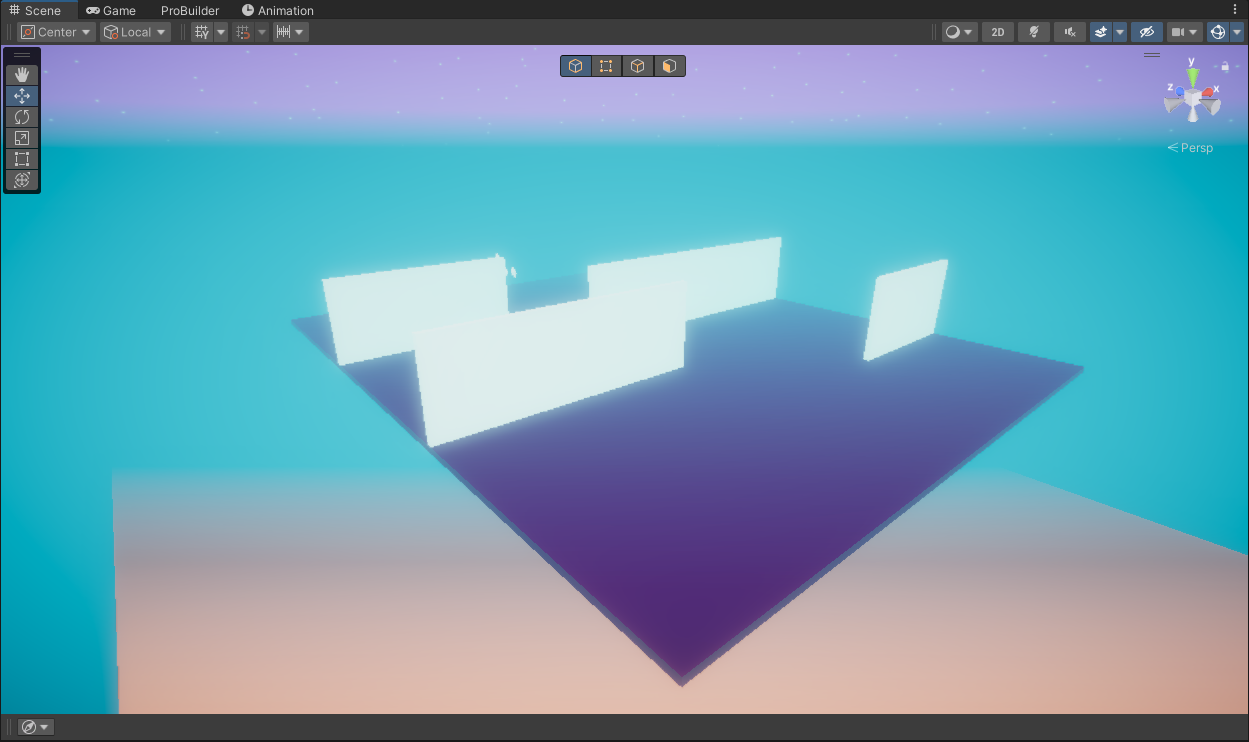
#> input picture mh2 new movement/Assets/scripts/TImers/input_images/1.png, 1249 x 742 px; its folder holds 4 pictures in this run
$ python image-resizer.py
#> lines starting #> are read from the running program, lines starting #| are printed output that depends on the picture
from PIL import Image
import os

input_folder = 'input_images'
output_folder = 'output_images'
crop_width = 1020
crop_height = 590

os.makedirs(output_folder, exist_ok=True)

for filename in os.listdir(input_folder):
    if filename.lower().endswith(('.png', '.jpg', '.jpeg', '.gif')):
        path = os.path.join(input_folder, filename)
        image = Image.open(path)
#> image is the input picture: PIL image 1249x742 RGBA; mean R, G, B, A 111.5, 156.9, 177.6, 255

        w, h = image.size
#> w = 1249; h = 742
        left = (w - crop_width) // 2
#> left = 114
        top = (h - crop_height) // 2
#> top = 76
        right = left + crop_width
#> right = 1134
        bottom = top + crop_height
#> bottom = 666

        cropped = image.crop((left, top, right, bottom))
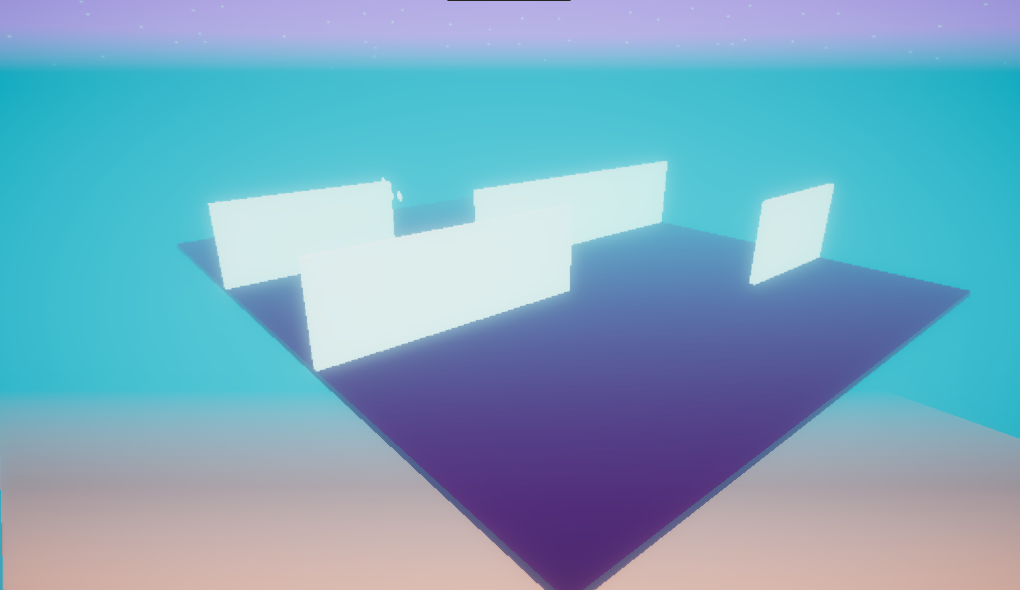
#> cropped: PIL image 1020x590 RGBA; mean R, G, B, A 121.2, 168.1, 192.6, 255
        cropped.save(os.path.join(output_folder, filename))

        print(f"cropped {filename}")
#> pass 2 of the loop `for filename in os.listdir(input_folder):`:
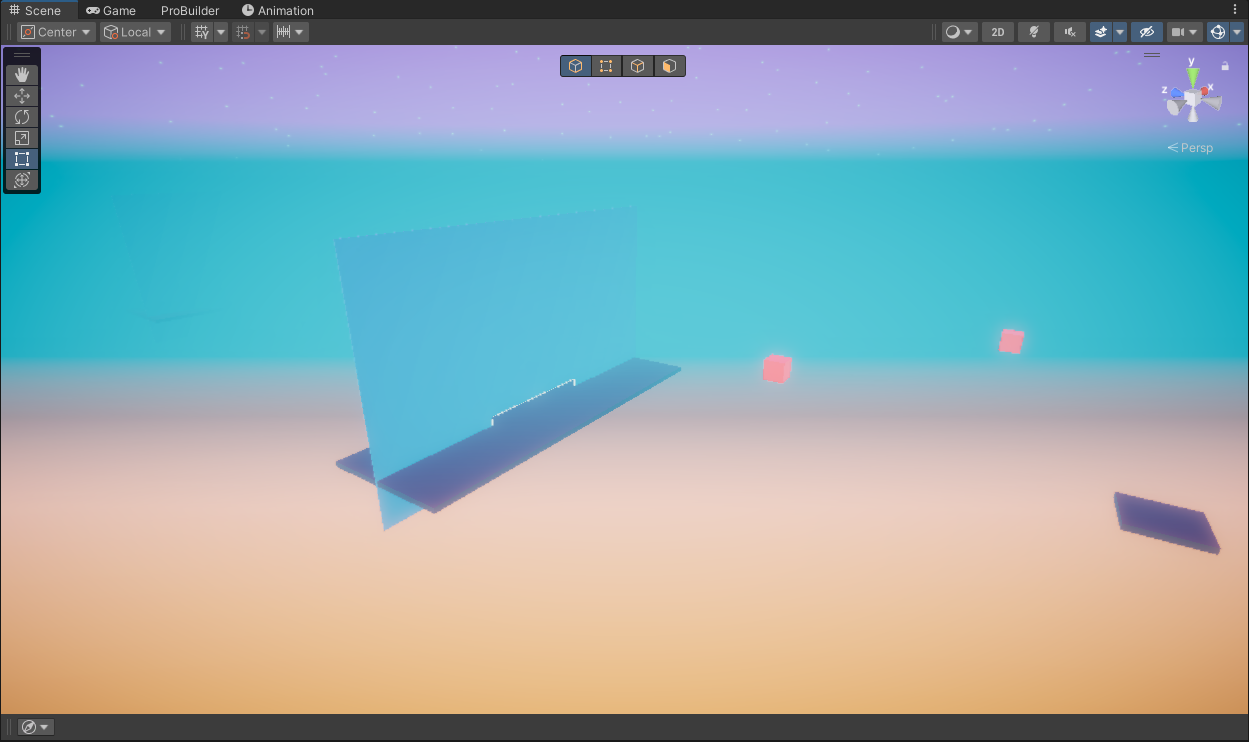
#> input picture mh2 new movement/Assets/scripts/TImers/input_images/10.png, 1249 x 742 px
#> image is the input picture: PIL image 1249x742 RGBA; mean R, G, B, A 145.3, 170.1, 175.2, 255
#> `cropped = image.crop((left, top, right, bottom))`:
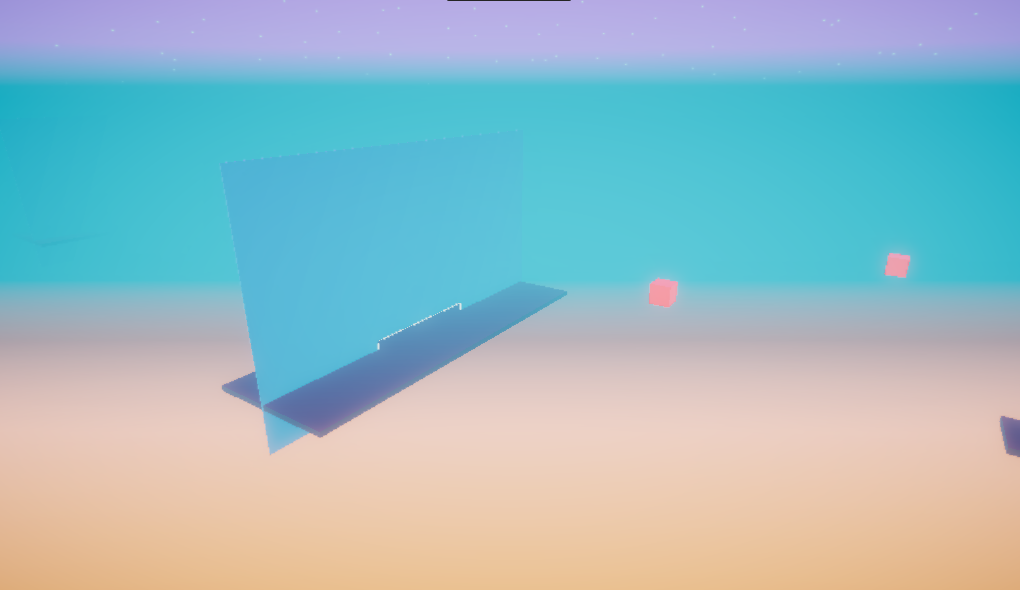
#> cropped: PIL image 1020x590 RGBA; mean R, G, B, A 153.4, 188.2, 195.9, 255
#> pass 3 of the loop `for filename in os.listdir(input_folder):`:
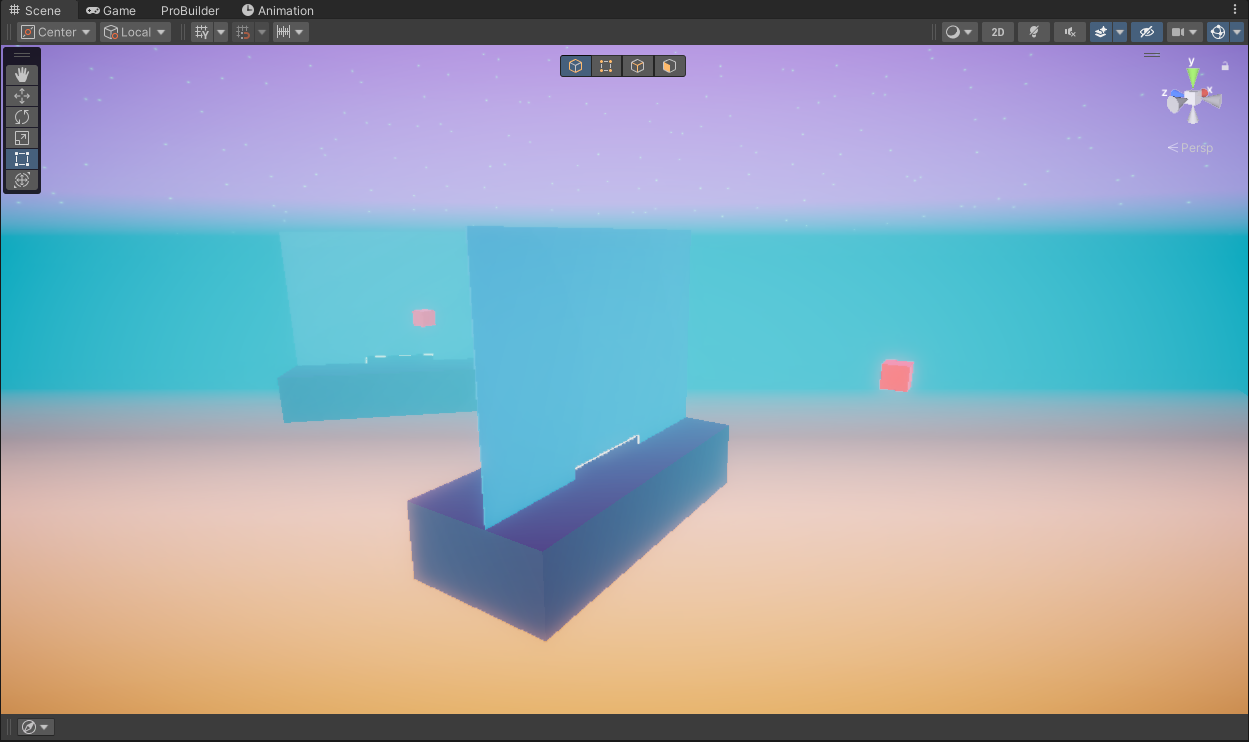
#> input picture mh2 new movement/Assets/scripts/TImers/input_images/11.png, 1249 x 742 px
#> image is the input picture: PIL image 1249x742 RGBA; mean R, G, B, A 150.8, 165.7, 176.8, 255
#> `cropped = image.crop((left, top, right, bottom))`:
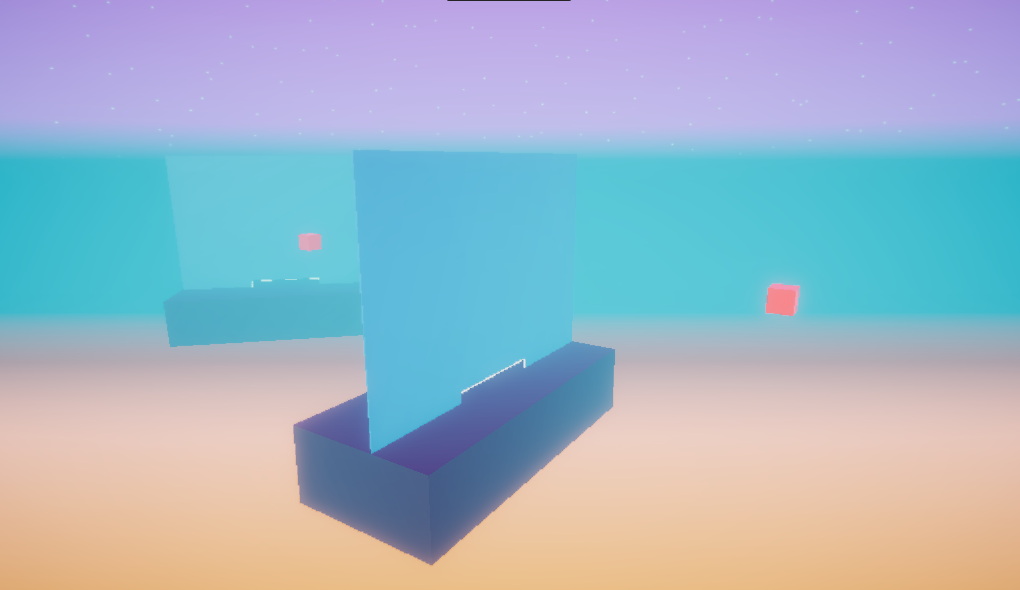
#> cropped: PIL image 1020x590 RGBA; mean R, G, B, A 158.5, 182, 198.2, 255
#> the loop made 4 passes; the first 3 are shown
